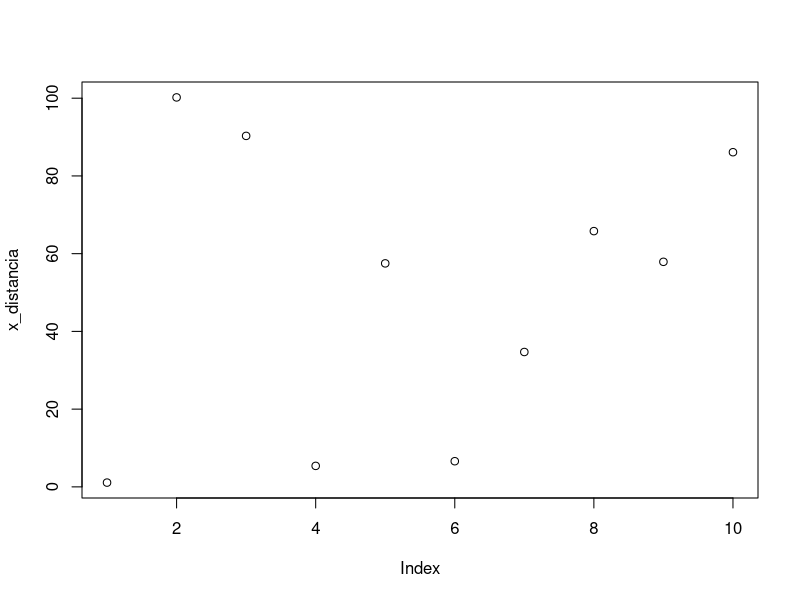

Here is the R script that generated this plot: (Note: this script raises an error after producing the figure.)
## ---- chunk 1
knitr::opts_chunk$set(echo = TRUE)
## ---- chunk 2
install.packages("MASS")
install.packages("caret")
install.packages("stats")
install.packages("olsrr")
install.packages("kable")
install.packages("kableExtra")
install.packages("knitr")
install.packages("rmarkdown")
## ---- chunk 3
y_cuentas <- c("110","2","6","98","40","94","31","5","8","10")
x_distancia <- c("1.1","100.2","90.3","5.4","57.5","6.6","34.7","65.8","57.9","86.1")
## ---- chunk 4
x_distancia<-as.numeric(x_distancia)
plot(x_distancia)
## ---- chunk 5
cor.test(x_distancia,y_cuentas)
## ---- chunk 6
hist(x_distancia, col = "darkgrey", main  ="Histograma de X")
## ---- chunk 7
shapiro.test(x_distancia)
## ---- chunk 8
xy<-x_distancia*y_cuentas
xy
## ---- chunk 9
x_cuadrado<-x_distancia^2
x_cuadrado
## ---- chunk 10
tabla_datos<-data.frame(y_cuentas,x_distancia,xy,x_cuadrado)
tabla_datos
## ---- chunk 11
kbl(tabla_datos)
## ---- chunk 12
colSums(tabla_datos)
## ---- chunk 13
Sumatorio<-colSums(tabla_datos)

rbind(tabla_datos,Sumatorio)
## ---- chunk 14
404*505.6 #Sumatoriox*y
## ---- chunk 15
204262.4/10 #EntreNumCasos
## ---- chunk 16
7041.7-20426.24 #SumatorioXY-Anterior
## ---- chunk 17
505.6^2 #X2

255631.4/10 #EntreNumCasos

37873.66-25563.14 #SumatorioX2-Anterior
## ---- chunk 18
-13384.54/12310.52
## ---- chunk 19
Corr<-cor(x_distancia,y_cuentas)
plot(x_distancia,y_cuentas, xlab = "Distancia",ylab = "Cuentas") +
abline(lm(y_cuentas~x_distancia,data = tabladatos)) +
text(-1.087244,x = 10, y = 65)


## ---- chunk 20
95.37106+6.6*-1.087244
## ---- chunk 21
set.seed(1)
entrenamiento<-rnorm(10)

set.seed(2)
validacion<-rnorm(10)
## ---- chunk 22
data<-data.frame(y_cuentas, x_distancia)
train<-data %>% dplyr::sample_frac(.8)
test<-dplyr::anti_join(data,train)

modelo1 <-lm (y_cuentas~x_distancia, train)
summary(modelo1)
## ---- chunk 23
summary(modelo1)
